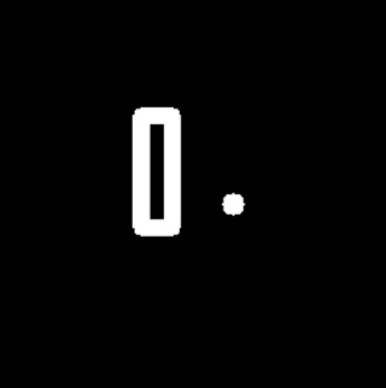
#> input picture my_phase-retrieval/b.png, 386 x 388 px
$ python example.py
#> lines starting #> are read from the running program, lines starting #| are printed output that depends on the picture
import cuPhaseRet #c++ pybind phase retrieval
import numpy as np
import imageio
import matplotlib.pyplot as plt
# from phase_retrieval import fienup_phase_retrieval
from time import perf_counter

np.random.seed(1)
image = imageio.imread('b.png', as_gray=True)
#> image is the input picture: shape (388, 386) float32; min 0, max 255, mean 8.9
magnitudes = np.abs(np.fft.fft2(image))
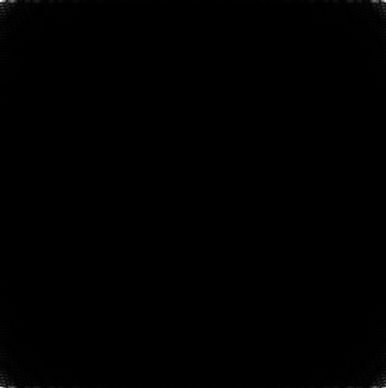
#> magnitudes: shape (388, 386) float64; min 0.543, max 1333502, mean 2234; drawn with min black and max white

print("Running phase retrieval...")

mask = np.ones(magnitudes.shape) #default mask

t1_start = perf_counter()

#> (the run stopped early here; a loop or call above may not have finished)
